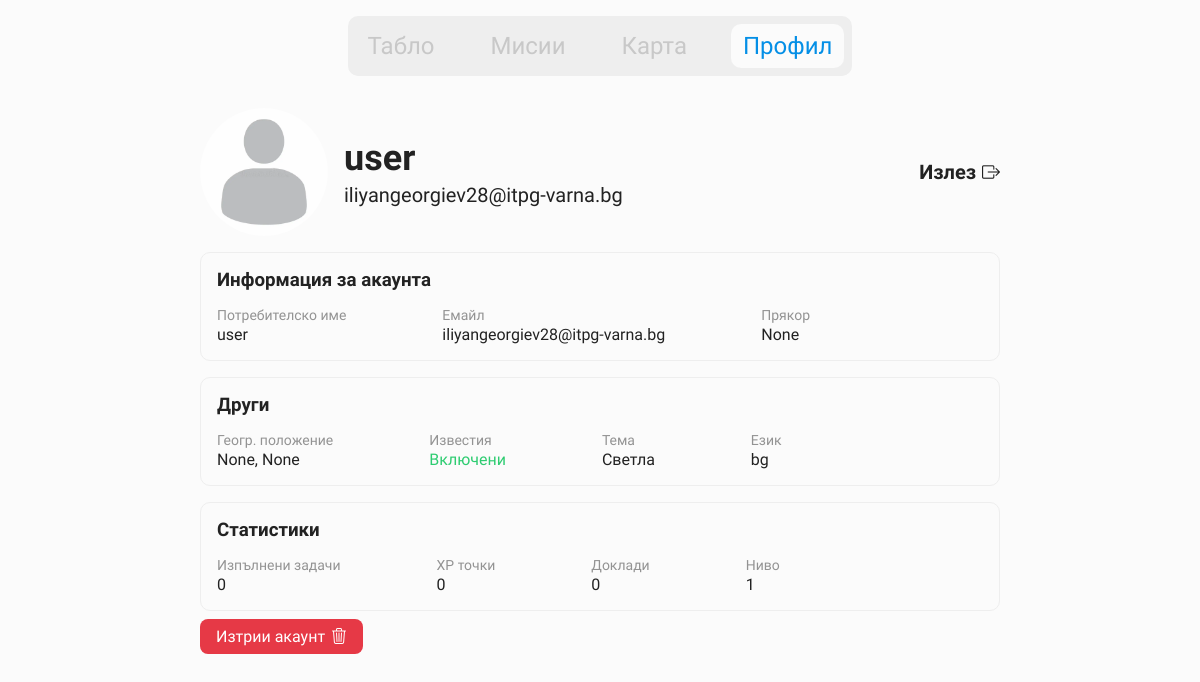
Page /account/ (signed in) on the committed database.
### beaches/models.py (models this page shows, shortened)
class User(AbstractUser):
    is_first_login = models.BooleanField(default=True)

class UserProfile(models.Model):
    LANGUAGE_CHOICES = (
        ('bg', 'Български'),
        ('en', 'Английски')
    )
    id = models.UUIDField(primary_key=True, default=uuid.uuid4, editable=False)
    user = models.ForeignKey(settings.AUTH_USER_MODEL, on_delete=models.CASCADE)
    nickname = models.CharField(max_length=150, null=True)
    profile_picture = models.ImageField(
        upload_to='profile_images/',
        blank=True,
        null=True,
        default=None
    )
    lat = models.CharField(null=True, blank=True, default=48.8566)
    lng = models.CharField(null=True, blank=True, default=2.3522)
    xp = models.IntegerField(default=0)
    tasks_completed = models.PositiveIntegerField(default=0)
    tasks = models.ManyToManyField(Task, blank=True, related_name="assigned_users")
    theme = models.CharField(null=True, blank=True, default="light")
    send_notifs = models.BooleanField(null=True, blank=True, default=True)
    language = models.CharField(choices=LANGUAGE_CHOICES, default="bg")
    @property
    def level(self):
        return max(1, int(0.1 * math.sqrt(self.xp)))

### beaches/views.py (the view)
# urls.py: path('account/', views.account_view, name='account'),
@login_required
def account_view(request):
    user = request.user
    profile = models.UserProfile.objects.get(user=user)
    if profile.profile_picture:
        pfp_url = profile.profile_picture.url
    else:
        pfp_url = static("default.webp")
    context = {
        "user": user,
        "profile": profile,
        "email": user.email,
        "username": user.username,
        "nickname": profile.nickname,
        "lat": profile.lat,
        "lng": profile.lng,
        "pfp": pfp_url,
        "level": profile.level,
        "xp": profile.xp,
        "compl": profile.tasks_completed,
        "logs": models.BeachLog.objects.filter(user = user).count,
        "notifs": "Включени" if profile.send_notifs else "Изключени"
    }
    return render(request, 'auth/account.html', context)

### beaches/templates/auth/account.html (shortened to what this page needs)
{% load static %}
<!DOCTYPE html>
<html lang="bg">
<head>
  <link rel="stylesheet" href="{% static 'alert.css' %}">
  <link rel="stylesheet" href="{% static 'nav.css' %}">
  <link rel="stylesheet" href="{% static 'account.css' %}?v={{ timestamp }}">
  <link rel="stylesheet" href="https://cdn.jsdelivr.net/npm/bootstrap-icons@1.13.1/font/bootstrap-icons.min.css">
</head>
<body>
  {% include 'app/components/navbar.html' %}
  <div class="account-wrapper">
    <div class="account-quick-info">
      <div class="avatar-wrapper">
        <img src="{{ pfp }}" class="pfp">
        <div>
          <p class="username-main">{{ username }}</p>
          <p class="username-email">{{ email }}</p>
        </div>
      </div>
      <a href="{% url 'logout' %}" class="logout-btn">Излез <i class="bi bi-box-arrow-right"></i></a>
    </div>
    <div class="account-box">
      <h3>Информация за акаунта</h3>
      <div class="box-wrapper">
        <div>
          <p class="key">Потребителско име</p>
          <p class="value">{{ username }}</p>
        </div>
        <div>
          <p class="key">Емайл</p>
          <p class="value">{{ email }}</p>
        </div>
        <div>
          <p class="key">Прякор</p>
          <p class="value">{{ nickname }}</p>
        </div>
      </div>
    </div>
    <div class="account-box">
      <h3>Други</h3>
      <div class="box-wrapper">
        <div>
          <p class="key">Геогр. положение</p>
          <p class="value">{{ lat }}, {{ lng }}</p>
        </div>
        <div>
          <p class="key">Известия</p>
          <p class="value {% if notifs == 'Включени' %}text-green{% else %}text-red{% endif %}">
            {{ notifs }}
          </p>
        </div>
        <div>
          <p class="key">Тема</p>
          <p class="value" id="theme"></p>
        </div>
        <div>
          <p class="key">Език</p>
          <p class="value">{{ profile.language }}</p>
        </div>
      </div>
    </div>
    <div class="account-box">
      <h3>Статистики</h3>
      <div class="box-wrapper">
        <div>
          <p class="key">Изпълнени задачи</p>
          <p class="value">{{ compl }}</p>
        </div>
        <div>
          <p class="key">XP точки</p>
          <p class="value">{{ xp }}</p>
        </div>
        <div>
          <p class="key">Доклади</p>
          <p class="value">{{ logs }}</p>
        </div>
        <div>
          <p class="key">Ниво</p>
          <p class="value">{{ level }}</p>
        </div>
      </div>
    </div>
    <a href="{% url 'delete_account' %}" class="btn-red">Изтрии акаунт <i class="bi bi-trash3"></i></a>
  </div>
</body>
</html>

### static/nav.css (style rules this page uses)
body { font-family: "Onest", sans-serif; padding-bottom: 60px; }

### static/account.css (style rules this page uses)
* { margin: 0; padding: 0; box-sizing: border-box; }
body { display: flex; flex-direction: column; gap: 16px; padding: 0px 200px; font-family: "Onest", sans-serif; margin: 0; background-color: #FBFBFB; }
.account-wrapper { display: flex; flex-direction: column; gap: 16px; color: #222222; }
.account-quick-info { display: flex; align-items: center; justify-content: space-between; }
.avatar-wrapper { display: flex; flex-direction: row; gap: 16px; align-items: center; }
.username-main { font-weight: 600; font-size: 36px; }
.avatar-wrapper div { display: flex; flex-direction: column; gap: 4px; }
.username-email { font-size: 20px; font-weight: 300; }
.logout-btn { font-weight: 600; color: #222222; display: flex; gap: 6px; font-size: 20px; align-items: center; text-decoration: none; transition: 0.25s ease-in-out all; margin-left: 8px; }
.logout-btn i { font-size: 18px; }
.pfp { width: 128px; height: 128px; border-radius: 50%; object-fit: cover; }
.account-box { width: 100%; border: 1px solid #EEEEEE; padding: 16px; display: flex; flex-direction: column; gap: 16px; border-radius: 10px; }
.box-wrapper { display: flex; flex-direction: row; gap: 96px; }
.box-wrapper div { display: flex; flex-direction: column; gap: 2px; }
.key { color: #939393; font-size: 14px; font-weight: 300; user-select: none; }
.value { color: #222222; font-size: 16px; }
.text-green { color: #2ECC71 !important; }
.btn-red { background: #e63946; color: #fff; border: none; padding: 8px 16px; border-radius: 8px; cursor: pointer; margin-top: 16px; transition: 0.25s ease-in-out all; font-size: 16px; display: flex; gap: 6px; text-decoration: none; width: fit-content; margin-top: -8px; }

### rows in the picture
User: username "user", email "iliyangeorgiev28@itpg-varna.bg"
UserProfile: language "bg"

### other values in the picture
{{ nickname }} "None"
{{ lat }} "None"
{{ lng }} "None"
{{ notifs }} "Включени"
{{ compl }} "0"
{{ xp }} "0"
{{ logs }} "0"
{{ level }} "1"
